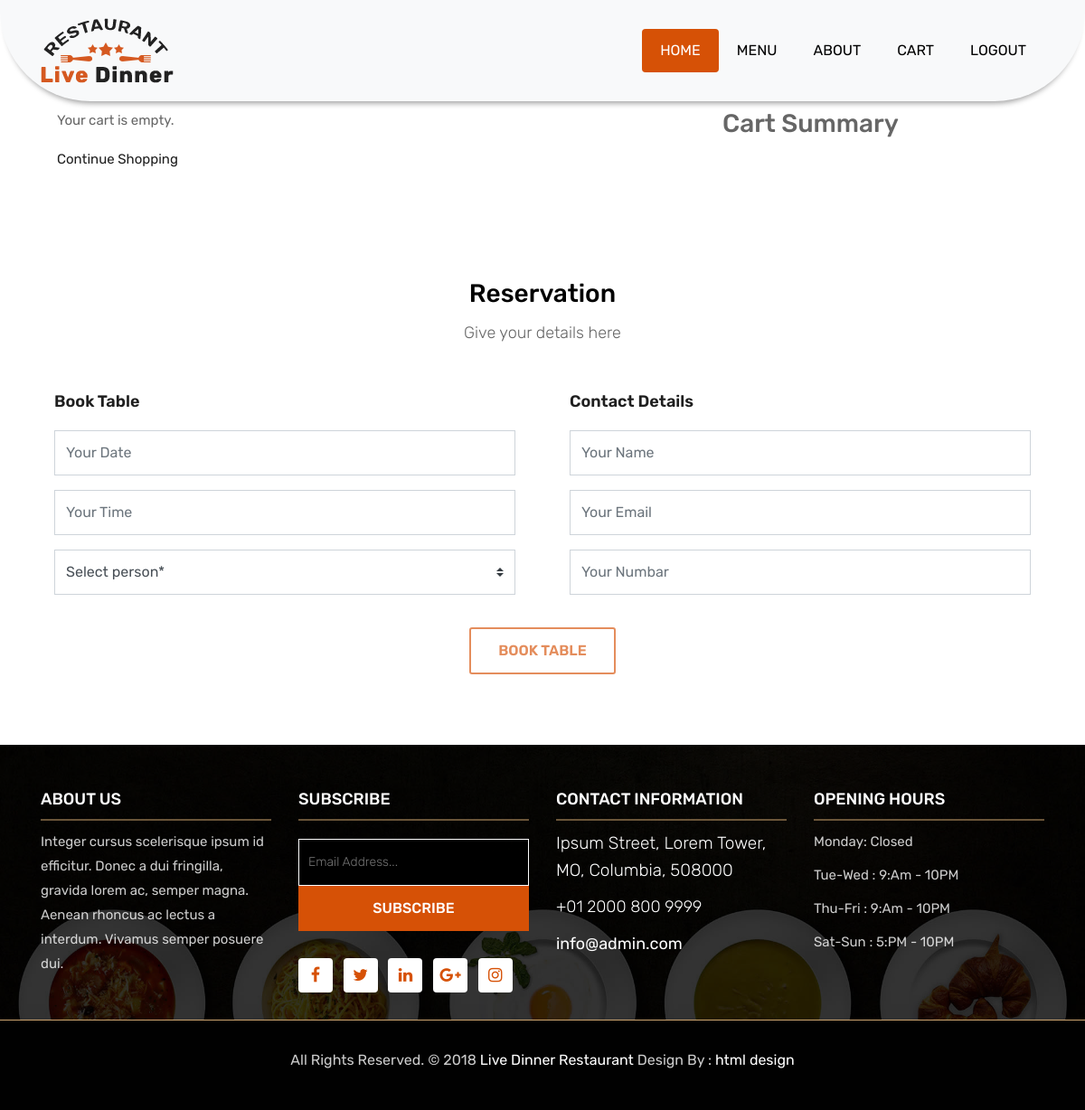
The page /seller/cart/ (signed in) on the database as committed earlier.
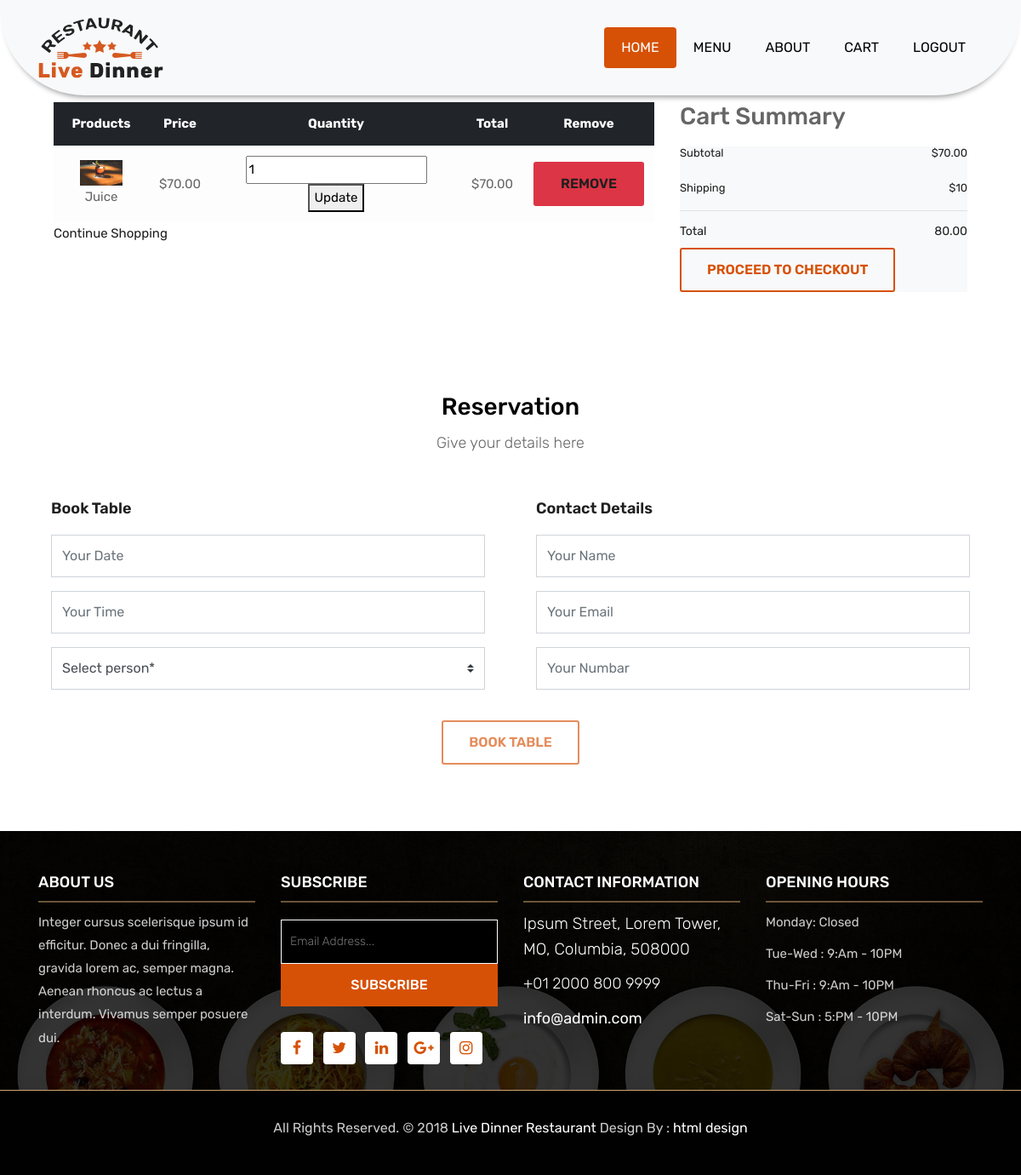
The same page on the database as committed later.
### seller_app/models.py (models this page shows, shortened)
class Cart(models.Model):
    user = models.ForeignKey(CustomUser, on_delete=models.CASCADE, related_name="carts")
    product = models.ForeignKey(Product, on_delete=models.CASCADE, related_name="cart_items")
    quantity = models.PositiveIntegerField(default=1)
    created_at = models.DateTimeField(auto_now_add=True)
    updated_at = models.DateTimeField(auto_now=True)
    @property
    def total_price(self):
        return self.quantity * self.product.price

class Product(models.Model):
    name = models.CharField(max_length=100)
    description = models.TextField()
    price = models.DecimalField(max_digits=10, decimal_places=2)
    image = models.ImageField(upload_to='product_pic/', blank=True, null=True)
    category= models.ForeignKey(Category,on_delete=models.CASCADE,related_name="categories")
    seller = models.ForeignKey(CustomUser, on_delete=models.CASCADE, related_name='products')

### seller_app/views.py (the view)
# urls.py: path('cart/', views.view_cart, name='cart'),  # View cart items
@login_required
def view_cart(request):
    cart_items = Cart.objects.filter(user=request.user)
    subtotal = sum(item.total_price for item in cart_items)
    shipping_cost = 10  # Example fixed shipping cost
    total = subtotal + shipping_cost
    cart_count = Cart.objects.filter(user=request.user).count()
    return render(request, 'buyer_app/cart.html', {
        'cart_items': cart_items,
        'subtotal': subtotal,
        'shipping_cost': shipping_cost,
        'total': total,
        'cart_count': cart_count
    })

### buyer_app/templates/buyer_app/cart.html (shortened to what the changed rows need)
<!DOCTYPE html>
<html lang="en">
{% extends 'foodorder_app/layout.html' %}
{% block content %}
<h1></h1>
<h1></h1>
<h1></h1>
<h1></h1>
<h1></h1>
<h1></h1>
<h1></h1>
<h1></h1>
<h1></h1>
<h1></h1>
<h1></h1>
<h1></h1>
   <div class="container-fluid">
    <div class="row px-xl-5">
        <div class="col-lg-8 table-responsive mb-5">
            <table class="table table-light table-borderless table-hover text-center mb-0">
              {% if cart_items %}
                <thead class="thead-dark">
                    <tr>
                        <th>Products</th>
                        <th>Price</th>
                        <th>Quantity</th>
                        <th>Total</th>
                        <th>Remove</th>
                    </tr>
                </thead>
                <tbody class="align-middle">
                  {% for item in cart_items %}
                    <tr>
                      {% if item.product.image %}
                        <td class="align-middle"><img src="{{  item.product.image.url }}" id="product-detail"  alt="Product Image" style="width: 50px;"> {{ item.product.name }}</td>
                        {% else %}
                        <p>No image uploaded</p>
                      {% endif %}
                        <td class="align-middle">${{ item.product.price }}</td>
                        <td class="align-middle">
                                  <form action="{% url 'update_cart' item.id %}" method="post">
                                    <input type="number" name="quantity" maxlength="4" size="4"value="{{ item.quantity }}" min="1">
                                    <button type="submit">Update</button>
                                </form>
                        </td>
                        <td class="align-middle">${{ item.total_price }}</td>
                        <td class="align-middle"><button class="btn btn-sm btn-danger" ><a href="{% url 'remove_from_cart' item.id %}">Remove</a></button></td>
                    </tr>
                    {% endfor %}
                </tbody>
                {% else %}
                <p>Your cart is empty.</p>
            {% endif %}
            </table>
        </div>
        <div class="col-lg-4">
            {% if cart_items %}
            <div class="bg-light p-30 mb-5">
                <div class="border-bottom pb-2">
                    <div class="d-flex justify-content-between mb-3">
                        <h6>Subtotal</h6>
                        <h6> ${{ subtotal }}</h6>
                    </div>
                    <div class="d-flex justify-content-between">
                        <h6 class="font-weight-medium">Shipping</h6>
                        <h6 class="font-weight-medium">${{shipping_cost}}</h6>
                    </div>
                </div>
                <div class="pt-2">
                    <div class="d-flex justify-content-between mt-2">
                        <h5>Total</h5>
                        <h5>{{ total}}</h5>
                    </div>
                    <button class="btn btn-common" id="submit" type="submit">Proceed To Checkout</button>
                </div>
            </div>
            {% endif %}
        </div>
    </div>
</div>
<div class="reservation-box">
    <div class="container">
        <div class="row">
            <div class="col-lg-12">
                <div class="heading-title text-center">
                    <h2>Reservation</h2>
                </div>
            </div>
        </div>
    </div>
</div>
{%endblock %}

Rows that differ between the two databases and show on the page:
added Cart: product.image (picture), product.name "Juice", product.price "70.00", total_price "70.00"
Other text that changed with them:
{{ subtotal }}: (not shown) → "70.00"
{{ shipping_cost }}: (not shown) → "10"
{{ total }}: (not shown) → "80.00"
text no longer shown: "Your cart is empty."
text now shown: "Products Price Quantity Total Remove Subtotal $ Shipping $ Total PROCEED TO CHECKOUT"
